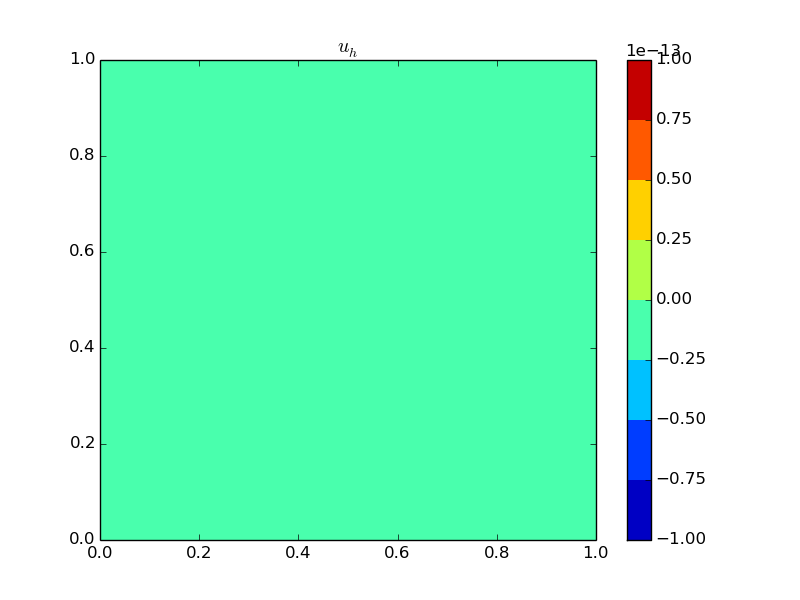

The script that drew this image:
#! /usr/bin/python

# ...
try:
    from matplotlib import pyplot as plt
    PLOT=True
except ImportError:
    PLOT=False
# ...
from pigasus.gallery.parabolic import onestep
from caid.cad_geometry import square as domain
import numpy                as np
import sys
import inspect
filename = inspect.getfile(inspect.currentframe()) # script filename (usually with path)

# ...
sin = np.sin ; pi = np.pi; exp = np.exp ; cos = np.cos
# ...

def tc(eps, dt, alpha, m1, m2, s1, s2):
    # ...
    testcase = {}

    scl = eps * dt * alpha
    phi = 2 * (1./3) * pi
    c = cos(phi)
    s = sin(phi)

    testcase['A'] = lambda x,y : [  scl * c**2 + s**2  \
                                 , ( scl - 1 ) * c * s \
                                 , ( scl - 1 ) * c * s \
                                 , scl * s**2 + c**2]

    testcase['b'] = lambda x,y: [1.]

    # ...
    def f(x,m,s):
        return exp(-(x-m)**2/(2.0*s))
    # ...

    # ...
    testcase['u'] = lambda x,y : [ 0. ]
    testcase['f'] = lambda x,y : [ f ( x , m1 , s1 ) * f ( y , m2 , s2 ) ]
    # ...

    return testcase

#-----------------------------------


#-----------------------------------
AllDirichlet = True

try:
    nx = int(sys.argv[1])
except:
    nx = 31

try:
    ny = int(sys.argv[2])
except:
    ny = 31

try:
    px = int(sys.argv[3])
except:
    px = 2

try:
    py = int(sys.argv[4])
except:
    py = 2
#-----------------------------------

#-----------------------------------
geo = domain(n=[nx,ny],p=[px,py])

alpha   = 0.
dt      = 0.5
eps     = 1.e-3
niter   = 30
m1      = 0.5
m2      = 0.5
s1      = 0.01
s2      = 0.01

tc_E = tc(eps, dt,    alpha, m1, m2, s1, s2)
tc_I = tc(eps, dt, alpha-1., m1, m2, s1, s2)

# ...
PDE = onestep(geometry=geo, list_tc=[tc_E, tc_I], AllDirichlet=AllDirichlet)
# ...

# ...
PDE.assembly()
PDE.solve(niter)
# ...

# ...
if PLOT:
    PDE.plot() ; plt.colorbar(); plt.title('$u_h$')
    plt.savefig(filename.split('.py')[0]+'.png', format='png')
    plt.clf()
#...

PDE.free()
